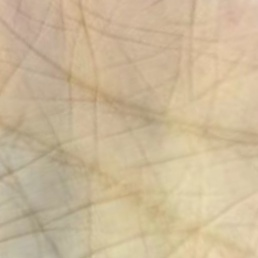
#> input picture images/roi/tommy/tommy1.jpg, 258 x 258 px
$ jupyter execute --allow-errors comparer.ipynb
#> lines starting #> are read from the running program, lines starting #| are printed output that depends on the picture
[cell 1]
import numpy as np
import cv2
from matplotlib import pyplot as plt
import pandas as pd
import pywt
import random

[cell 2]
l=5
S=4
ci = [0.11,0.17,0.25,0.25,0.23]
threshold = 0.2 # 0.2 for online dataset, 0.3 - 0.4 for demo

[cell 3]
#calculate the wavelet energy feature of ROI

def getE(dir):

    testImg = cv2.imread(dir)
    testImg = cv2.cvtColor(testImg, cv2.COLOR_BGR2GRAY)
    testImg = cv2.resize(testImg,(256,256))
    coeffs =pywt.wavedec2(testImg, 'Haar', mode='per', level = l)
    cA5,(cH5, cV5, cD5), (cH4, cV4, cD4), (cH3, cV3, cD3), (cH2, cV2, cD2), (cH1, cV1, cD1) = coeffs
    HVDs = [(cH1, cV1, cD1), (cH2, cV2, cD2), (cH3, cV3, cD3), (cH4, cV4, cD4),(cH5, cV5, cD5)]
    V=[]
    for HVD in HVDs:
        Vl=[]
        Hf,Vf,Df = HVD
        M,N = Hf.shape
        A = int(M/S)
        subHf = Hf[0:M-M%A, 0:N-N%A].reshape(M//A, A, -1, A).swapaxes(1, 2).reshape(-1, A, A)
        subVf = Vf[0:M-M%A, 0:N-N%A].reshape(M//A, A, -1, A).swapaxes(1, 2).reshape(-1, A, A)
        subDf = Df[0:M-M%A, 0:N-N%A].reshape(M//A, A, -1, A).swapaxes(1, 2).reshape(-1, A, A)
        for h,v,d in zip(subHf, subVf,subDf):
            Eh = np.sum(h**2)
            Ev = np.sum(v**2)
            Ed = np.sum(d**2)
            Vs = [Eh, Ev, Ed]
            Vl.append(Vs)
        V.append(Vl)
    return V

[cell 4]
def dist(V1,V2,l,ci):
    V1 = V1 / np.sum(V1)
    V2 = V2 / np.sum(V2)
    temp2 = [0,0,0]
    d=[0,0,0]
    for c, v1,v2 in zip(ci,V1,V2):
        for v12, v22 in zip(v1, v2):
            temp = abs(np.subtract(v12,v22))
            temp2 = np.add(temp,temp2)
        d = np.add(np.dot(c,temp2),d)
    return d

[cell 5]
def classifier(V1,V2,l,ci, threshold):
    d = dist(V1,V2,l,ci)
    if(sum(d)>threshold):
        return 0
    elif(sum(d)<=threshold):
        return 1

[cell 6]
thresholds = np.arange(0.1,0.32,0.02)
r =random.randrange(1,6000)
# print(thresholds)
print(r)

[cell 7]
print(r//10 *10)

[cell 8]
def get_far(labelFalse_predictTrue,labelTrue_predictTrue):
    far = labelFalse_predictTrue/(labelFalse_predictTrue+labelTrue_predictTrue)
    return(far)

def get_frr(labelTrue_predictFalse,labelFalse_predictFalse):
    frr = labelTrue_predictFalse/(labelTrue_predictFalse+labelFalse_predictFalse)
    return(frr)

#> (a cell that did not finish here is left out)

#> (a cell that did not finish here is left out)

        pre = classifier(Vr,Vtest,l,ci, t)
#         print(pre,label)
        if((j<(r//10 *10) or j>(r//10 *10+10) ) and pre==0):
            lf_pf += 1
        elif((j<(r//10 *10) or j>(r//10 *10+10)) and pre==1):
            lf_pt += 1
        elif((j>(r//10 *10) and j<(r//10 *10+10)) and pre==0):
            lt_pf += 1
        elif((j>(r//10 *10) and j<(r//10 *10+10)) and pre==1):
            lt_pt += 1
    far = get_far(lf_pt,lt_pt)
    frr = get_frr(lt_pf,lf_pf)
    scores.append([t,far,frr,abs(far-frr)])
scores = np.array(scores)
print(np.array(scores))

plt.plot(scores[:,0],scores[:,1])
plt.plot(scores[:,0],scores[:,2])
#plt.plot(scores[:,0],scores[:,3])
plt.show()

[cell 11]
#compare tommy1 with stored 9 tommy's roi

V_tommy1 = getE('./images/roi/tommy/tommy1.jpg')
#> call 3 of getE, with dir = './images/roi/tommy/tommy1.jpg'
#> in getE, testImg is the input picture: shape (258, 258, 3); mean B, G, R 152.7, 184.7, 204.1
#> in getE (call 3), `testImg = cv2.cvtColor(testImg, cv2.COLOR_BGR2GRAY)`:
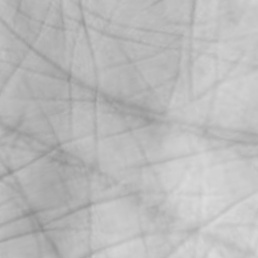
#> testImg: shape (258, 258); min 143, max 221, mean 186.9
#> in getE (call 3), `coeffs =pywt.wavedec2(testImg, 'Haar', mode='per', level = l)`: coeffs = 6 items
#> the loop in getE (call 3), `for HVD in HVDs:` made 5 passes
#> (M, N, A) on passes 1 to 5: (128, 128, 32), (64, 64, 16), (32, 32, 8), (16, 16, 4), (8, 8, 2)
#> after the loop in getE (call 3), `for HVD in HVDs:`: V = 5 items
#> V_tommy1 = 5 items
#> (the rest of this cell did not finish here and is left out)

#     print(dist(V_tommy1, Vtest,l,ci))
    print(sum(dist(V_tommy1, Vtest,l,ci)))

[cell 12]
#compare tommy2 with stored 9 tommy's roi


V_tommy2 = getE('./images/roi/tommy/tommy2.jpg')
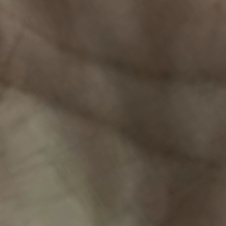
#> input picture images/roi/tommy/tommy2.jpg, 226 x 226 px
#> in getE, testImg is the input picture: shape (226, 226, 3); mean B, G, R 68.1, 81.8, 93.4
#> in getE (call 5), `cA5,(cH5, cV5, cD5), (cH4, cV4, cD4), (cH3, cV3, cD3), (cH2, cV2, cD2)..`:
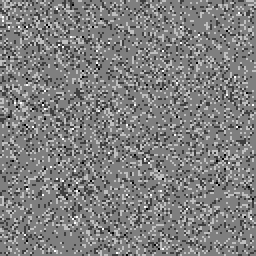
#> cD1: shape (128, 128) float64 (shown 2 times larger); min -1, max 1, mean 0.00256; drawn with min black and max white
#> the loop in getE (call 5), `for HVD in HVDs:` made 5 passes
#> V_tommy2 = 5 items
#> (the rest of this cell did not finish here and is left out)

[cell 13]
#compare tommy3 (95px * 95px) with stored 9 tommy's roi


V_tommy3 = getE('./images/roi/tommy/tommy3.jpg')
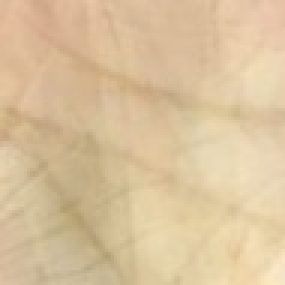
#> input picture images/roi/tommy/tommy3.jpg, 95 x 95 px (shown 3 times larger)
#> in getE, testImg is the input picture: shape (95, 95, 3); mean B, G, R 156.6, 193.8, 218.3
#> in getE (call 7), `cA5,(cH5, cV5, cD5), (cH4, cV4, cD4), (cH3, cV3, cD3), (cH2, cV2, cD2)..`:
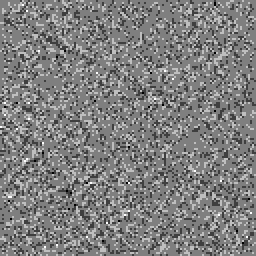
#> cD1: shape (128, 128) float64 (shown 2 times larger); min -1, max 1, mean 0.00183; drawn with min black and max white
#> the loop in getE (call 7), `for HVD in HVDs:` made 5 passes
#> V_tommy3 = 5 items
#> (the rest of this cell did not finish here and is left out)

[cell 14]
#compare eddy1 with stored 9 tommy's roi

V_eddy1 = getE('./images/roi/eddy/eddy1.jpg')
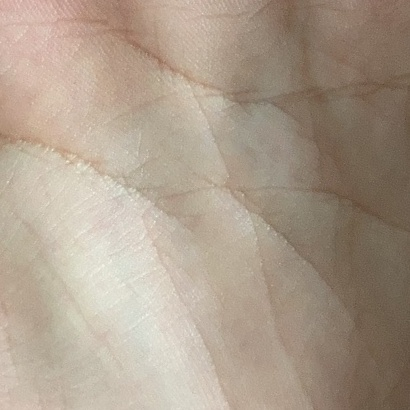
#> input picture images/roi/eddy/eddy1.jpg, 410 x 410 px
#> in getE, testImg is the input picture: shape (410, 410, 3); mean B, G, R 140.1, 156.5, 171.8
#> in getE (call 9), `cA5,(cH5, cV5, cD5), (cH4, cV4, cD4), (cH3, cV3, cD3), (cH2, cV2, cD2)..`:
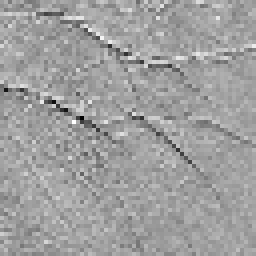
#> cH2: shape (64, 64) float64 (shown 4 times larger); min -46.75, max 27.5, mean -0.2; drawn with min black and max white
#> in getE (call 9), `cA5,(cH5, cV5, cD5), (cH4, cV4, cD4), (cH3, cV3, cD3), (cH2, cV2, cD2)..`:
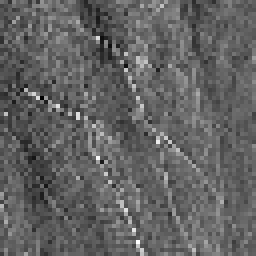
#> cV2: shape (64, 64) float64 (shown 4 times larger); min -24.5, max 42.25, mean 1.3; drawn with min black and max white
#> in getE (call 9), `cA5,(cH5, cV5, cD5), (cH4, cV4, cD4), (cH3, cV3, cD3), (cH2, cV2, cD2)..`:
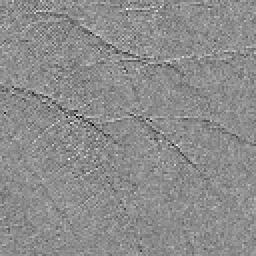
#> cH1: shape (128, 128) float64 (shown 2 times larger); min -28.5, max 23, mean -0.1; drawn with min black and max white
#> in getE (call 9), `cA5,(cH5, cV5, cD5), (cH4, cV4, cD4), (cH3, cV3, cD3), (cH2, cV2, cD2)..`:
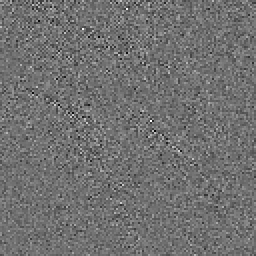
#> cD1: shape (128, 128) float64 (shown 2 times larger); min -15.5, max 19.5, mean 0.0139; drawn with min black and max white
#> the loop in getE (call 9), `for HVD in HVDs:` made 5 passes
#> V_eddy1 = 5 items
#> (the rest of this cell did not finish here and is left out)

#> (a cell that did not finish here is left out)

[cell 16]
record =[]
#> (the rest of this cell did not finish here and is left out)

[cell 17]
print(record)

[cell 18]
counter = 0
for i in record:
    if i < 0.2:
        counter+=1
print(counter)
